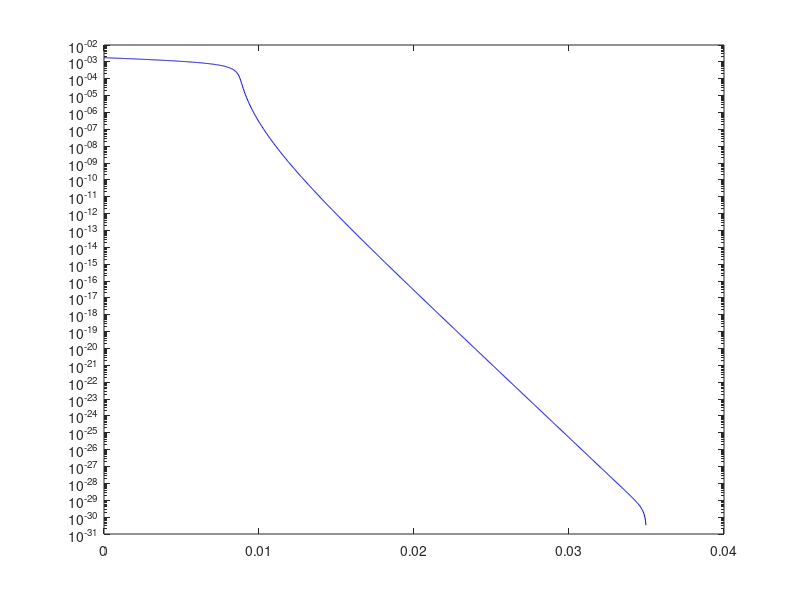
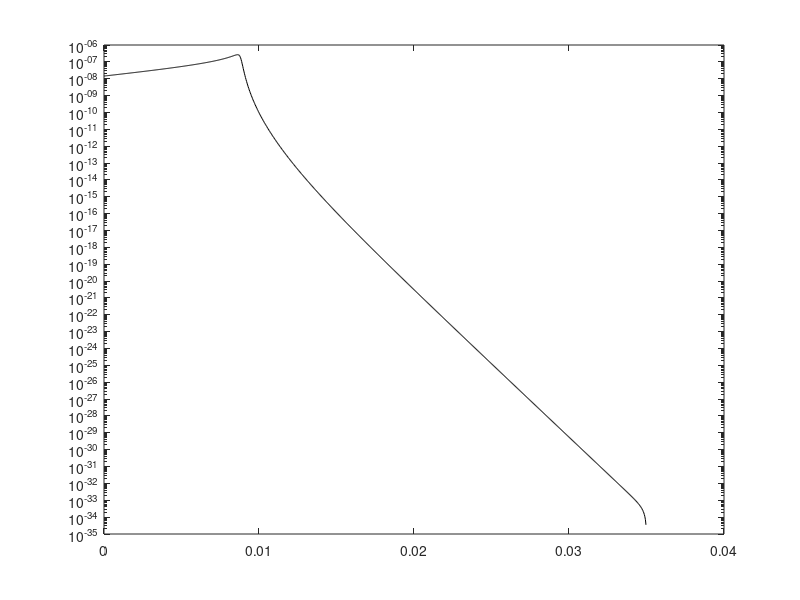

MATLAB code for these plots, in order: (Note: this script raises an error after producing the figures.)
%Kiran Rao
%ME 2016 - Section B
%902891012
%Computer Project 5

function CP5RaoKiran
    L = 0.035;  %length of middle ear (m)
    H = 0.001; %height of cochlear ducts (m)
    Ko = 1e10; %stiffness at x = 0 (N/m^3)
    Mo = 0.5; %mass (kg)
    delta = 0.05; %damping constant 
    rho = 1000; %fluid density (kg/m^3)
    alpha = 3e2; %constant parameter(m^-1)
    omega = 2*pi*6000; %radian frequency 
    Zbm = @(x) (1i.*omega.*Mo + (delta.*(Ko.*Mo).^0.5 .* exp(-0.5.*alpha.*x)) + (Ko./(1i.*omega)).*exp(-1.*alpha.*x)); %impedance evaluated as a function of x
    
    xVec = linspace(0,L,1002); %vector of x values that will be used to evaluate pressure in the middle ear
    PL = 0; %initial condition P(L) = 0
    n = 1000; %number of iterations for matrix A
    A = sparse(n,n);  %create sparse(empty) matrix 
    F = sparse(n,1); 
    deltaX = xVec(2) - xVec(1); %calculate the step size between entries of the x vector
    c = @(x) (-2 - ((deltaX)^2*2i*rho*omega)./(H*Zbm(x))); %expression to simplify the system of equations created using the centered difference formula for the second derivative
    
    for i = 1:n %to populate vectors A and F
        A(i,i) = c(xVec(i+1)); %sets diagonal equal to c     
        if i<n
            A(i,i+1) = 1; %sets values right after diagonal equal to 1
        end
        if i>1
            A(i,i-1) = 1; %sets values right before diagonal equal to 1
        end
        
        F(i) = 0; %sets column vector F equal to 0
        if i==1
            F(1) = -deltaX; %sets the first entry in column vector F equal to step size delta X
            A(i,i) = c(xVec(i+1)) + 1; %sets first entry in matrix A equal to c + 1 to satisfy using forward difference for the first derivative
        end
    end
    
    P=A\F;  %solve to find vector P
    Po = P(1) - deltaX; %calculates P(0) using expression found for P(0) by expressing the first derivative as a forward difference
    Pextended = [Po ; P ; PL]; %adds P(0) and P(L) to calculated vector P
    figure(1)
    semilogy(xVec,abs(Pextended),'b') %plot the absolute value of the calculated pressure against the length of the middle ear using matrices of finite difference method
    vbm = (-2.*Pextended')./(Zbm(xVec)); %calculate basilar membrane velocity using calculated pressure vector
    figure(2)
    semilogy(xVec,abs(vbm),'k') %plot the absolute value of basilar membrane velocity against length of middle ear using matrices of finite difference method
    
    function[dPdx] = dX(x,P) %convert second order ODE into a first order ODE using an equivalent expression to subsitute for d2P/dx2; inputs are indpendent variable x and vector Y of [dy/dx and y]; output is vector F(x,y), which is the derivative of vector Y
        p1 = P(1); %value of dP/dx
        p2 = P(2); %value of P(x)
        dp1dx = ((2i.*rho.*omega.*p2)./(H.*Zbm(x))); %converts second order differential equation to first order by finding an equivalent expression for dp1/dx
        dPdx = [dp1dx ; p1]; %derivative of vector P
    end

    function [res] = BC(dP0,L) %residual vector must be set to 0 in order to satisyf boundary conditions
        dPdx0 = 1; %boundary condition dP/dx(0) = 1
        pL = 0; %Pressure at the apical end of the ear P(L) = 0      
        res(1)=dP0(1)-dPdx0;  % to enforce dP/dx(0) = 1
        res(2)=L(2)-pL;  % to enforce P(L) = 0
    end
  
    solinit=bvpinit(xVec,zeros(2,1));  %need to initialize the solution 
    sol=bvp4c(@dX,@BC,solinit);
    X=deval(sol,xVec);  %evaluate the solution on the mesh
    P2=X(2,:);  %Pressue values are the 2nd row of the matrix X
    
    figure(1)
    hold on
    semilogy(xVec,abs(P2),'g')  %plot the absolute value of the calculated pressure against the length of the middle ear using the bvp4c method
    legend('Using finite difference matrices','Using bvp4c function','Location','northeast') %create legend for figure 1
    ylabel('Fluid pressure (Pa)') %labels y-axis
    xlabel('Distance from basal end into cochlea (m)') %labels x-axis
    title('Fluid pressure of chochlea over the distance of the cochlea') %gives plot title
    
    vbm2 = (-2.*P2)./(Zbm(xVec)); %calculate basilar membrane velocity using second calculated pressure vector
    figure(2)
    hold on
    semilogy(xVec,abs(vbm2),'c') %plot the absolute value of basilar membrane velocity against length of middle ear using matrices of finite difference method
    legend('Using finite difference matrices','Using bvp4c function','Location','northeast') %create legend for figure 2
    ylabel('Basilar membrane velocity (m/s)') %labels y-axis
    xlabel('Distance from basal end into cochlea (m)') %labels x-axis
    title('Basilar membrane velocity over the distance of the cochlea') %gives plot title
end    